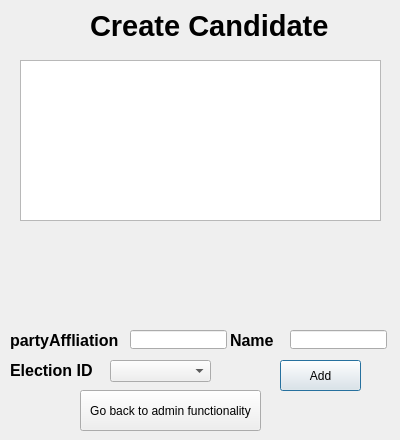
<?xml version="1.0" encoding="UTF-8"?>
<ui version="4.0">
 <class>CreateCandidatedamn</class>
 <widget class="QDialog" name="CreateCandidatedamn">
  <property name="geometry">
   <rect>
    <x>0</x>
    <y>0</y>
    <width>400</width>
    <height>440</height>
   </rect>
  </property>
  <property name="windowTitle">
   <string>Dialog</string>
  </property>
  <widget class="QLineEdit" name="lineEdit_2">
   <property name="geometry">
    <rect>
     <x>290</x>
     <y>330</y>
     <width>97</width>
     <height>19</height>
    </rect>
   </property>
   <property name="text">
    <string/>
   </property>
  </widget>
  <widget class="QPushButton" name="pushButton">
   <property name="geometry">
    <rect>
     <x>280</x>
     <y>360</y>
     <width>81</width>
     <height>31</height>
    </rect>
   </property>
   <property name="text">
    <string>Add</string>
   </property>
  </widget>
  <widget class="QPushButton" name="pushButton_2">
   <property name="geometry">
    <rect>
     <x>80</x>
     <y>390</y>
     <width>181</width>
     <height>41</height>
    </rect>
   </property>
   <property name="text">
    <string>Go back to admin functionality</string>
   </property>
  </widget>
  <widget class="QTableView" name="tableView">
   <property name="geometry">
    <rect>
     <x>20</x>
     <y>60</y>
     <width>361</width>
     <height>161</height>
    </rect>
   </property>
  </widget>
  <widget class="QLineEdit" name="lineEdit_3">
   <property name="geometry">
    <rect>
     <x>130</x>
     <y>330</y>
     <width>97</width>
     <height>19</height>
    </rect>
   </property>
  </widget>
  <widget class="QLabel" name="label_3">
   <property name="geometry">
    <rect>
     <x>10</x>
     <y>330</y>
     <width>111</width>
     <height>20</height>
    </rect>
   </property>
   <property name="font">
    <font>
     <pointsize>12</pointsize>
     <bold>true</bold>
    </font>
   </property>
   <property name="text">
    <string>partyAffliation</string>
   </property>
  </widget>
  <widget class="QLabel" name="label_2">
   <property name="geometry">
    <rect>
     <x>230</x>
     <y>330</y>
     <width>51</width>
     <height>20</height>
    </rect>
   </property>
   <property name="font">
    <font>
     <pointsize>12</pointsize>
     <bold>true</bold>
    </font>
   </property>
   <property name="text">
    <string>Name</string>
   </property>
  </widget>
  <widget class="QComboBox" name="comboBox">
   <property name="geometry">
    <rect>
     <x>110</x>
     <y>360</y>
     <width>101</width>
     <height>22</height>
    </rect>
   </property>
  </widget>
  <widget class="QLabel" name="label_4">
   <property name="geometry">
    <rect>
     <x>90</x>
     <y>10</y>
     <width>251</width>
     <height>31</height>
    </rect>
   </property>
   <property name="font">
    <font>
     <pointsize>22</pointsize>
     <bold>true</bold>
    </font>
   </property>
   <property name="text">
    <string>Create Candidate</string>
   </property>
  </widget>
  <widget class="QLabel" name="label_5">
   <property name="geometry">
    <rect>
     <x>10</x>
     <y>360</y>
     <width>91</width>
     <height>20</height>
    </rect>
   </property>
   <property name="font">
    <font>
     <pointsize>12</pointsize>
     <bold>true</bold>
    </font>
   </property>
   <property name="text">
    <string>Election ID</string>
   </property>
  </widget>
 </widget>
 <resources/>
 <connections/>
</ui>
